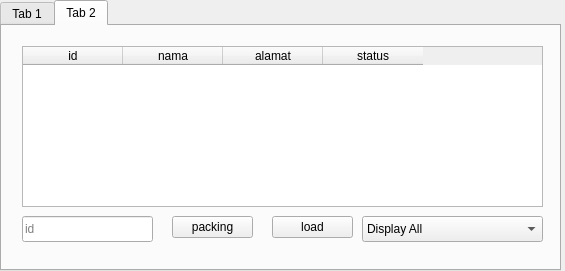
<?xml version="1.0" encoding="UTF-8"?>
<ui version="4.0">
 <class>Form</class>
 <widget class="QWidget" name="Form">
  <property name="geometry">
   <rect>
    <x>0</x>
    <y>0</y>
    <width>565</width>
    <height>271</height>
   </rect>
  </property>
  <property name="windowTitle">
   <string>Form Mahasiswa</string>
  </property>
  <widget class="QTabWidget" name="student_tab">
   <property name="geometry">
    <rect>
     <x>0</x>
     <y>0</y>
     <width>561</width>
     <height>271</height>
    </rect>
   </property>
   <property name="currentIndex">
    <number>1</number>
   </property>
   <widget class="QWidget" name="pengisian">
    <attribute name="title">
     <string>Tab 1</string>
    </attribute>
    <widget class="QWidget" name="formLayoutWidget">
     <property name="geometry">
      <rect>
       <x>90</x>
       <y>60</y>
       <width>391</width>
       <height>131</height>
      </rect>
     </property>
     <layout class="QFormLayout" name="formLayout_2">
      <item row="0" column="0">
       <widget class="QLabel" name="idLabel">
        <property name="text">
         <string>nim</string>
        </property>
       </widget>
      </item>
      <item row="0" column="1">
       <widget class="QLineEdit" name="id_line_edit"/>
      </item>
      <item row="1" column="0">
       <widget class="QLabel" name="nameLabel">
        <property name="text">
         <string>nama</string>
        </property>
       </widget>
      </item>
      <item row="1" column="1">
       <widget class="QLineEdit" name="name_line_edit"/>
      </item>
      <item row="2" column="0">
       <widget class="QLabel" name="addressLabel">
        <property name="text">
         <string>alamat</string>
        </property>
       </widget>
      </item>
      <item row="2" column="1">
       <widget class="QLineEdit" name="address__line_edit"/>
      </item>
      <item row="3" column="1">
       <widget class="QPushButton" name="submiting_button">
        <property name="text">
         <string>submit</string>
        </property>
       </widget>
      </item>
      <item row="3" column="0">
       <widget class="QPushButton" name="clearing_button">
        <property name="text">
         <string>clear</string>
        </property>
       </widget>
      </item>
     </layout>
    </widget>
   </widget>
   <widget class="QWidget" name="managing_tab">
    <attribute name="title">
     <string>Tab 2</string>
    </attribute>
    <widget class="QTableWidget" name="students_table_widget">
     <property name="enabled">
      <bool>true</bool>
     </property>
     <property name="geometry">
      <rect>
       <x>20</x>
       <y>20</y>
       <width>521</width>
       <height>161</height>
      </rect>
     </property>
     <column>
      <property name="text">
       <string>id</string>
      </property>
     </column>
     <column>
      <property name="text">
       <string>nama</string>
      </property>
     </column>
     <column>
      <property name="text">
       <string>alamat</string>
      </property>
     </column>
     <column>
      <property name="text">
       <string>status</string>
      </property>
     </column>
    </widget>
    <widget class="QLineEdit" name="filtering_by_id_line_edit">
     <property name="geometry">
      <rect>
       <x>20</x>
       <y>190</y>
       <width>131</width>
       <height>26</height>
      </rect>
     </property>
     <property name="placeholderText">
      <string>id</string>
     </property>
    </widget>
    <widget class="QComboBox" name="students_filtering_combo_box">
     <property name="geometry">
      <rect>
       <x>360</x>
       <y>190</y>
       <width>181</width>
       <height>26</height>
      </rect>
     </property>
     <item>
      <property name="text">
       <string>Display All</string>
      </property>
     </item>
     <item>
      <property name="text">
       <string>Display Active Data</string>
      </property>
     </item>
     <item>
      <property name="text">
       <string>Display Deleted Data</string>
      </property>
     </item>
    </widget>
    <widget class="QPushButton" name="loading_students_button">
     <property name="geometry">
      <rect>
       <x>270</x>
       <y>190</y>
       <width>81</width>
       <height>22</height>
      </rect>
     </property>
     <property name="text">
      <string>load</string>
     </property>
    </widget>
    <widget class="QPushButton" name="packing_students_button">
     <property name="geometry">
      <rect>
       <x>170</x>
       <y>190</y>
       <width>81</width>
       <height>22</height>
      </rect>
     </property>
     <property name="text">
      <string>packing</string>
     </property>
    </widget>
   </widget>
  </widget>
 </widget>
 <resources/>
 <connections>
  <connection>
   <sender>clearing_button</sender>
   <signal>clicked()</signal>
   <receiver>address__line_edit</receiver>
   <slot>clear()</slot>
   <hints>
    <hint type="sourcelabel">
     <x>130</x>
     <y>138</y>
    </hint>
    <hint type="destinationlabel">
     <x>173</x>
     <y>115</y>
    </hint>
   </hints>
  </connection>
  <connection>
   <sender>clearing_button</sender>
   <signal>clicked()</signal>
   <receiver>name_line_edit</receiver>
   <slot>clear()</slot>
   <hints>
    <hint type="sourcelabel">
     <x>137</x>
     <y>133</y>
    </hint>
    <hint type="destinationlabel">
     <x>186</x>
     <y>82</y>
    </hint>
   </hints>
  </connection>
  <connection>
   <sender>clearing_button</sender>
   <signal>clicked()</signal>
   <receiver>id_line_edit</receiver>
   <slot>clear()</slot>
   <hints>
    <hint type="sourcelabel">
     <x>119</x>
     <y>144</y>
    </hint>
    <hint type="destinationlabel">
     <x>193</x>
     <y>58</y>
    </hint>
   </hints>
  </connection>
 </connections>
</ui>
